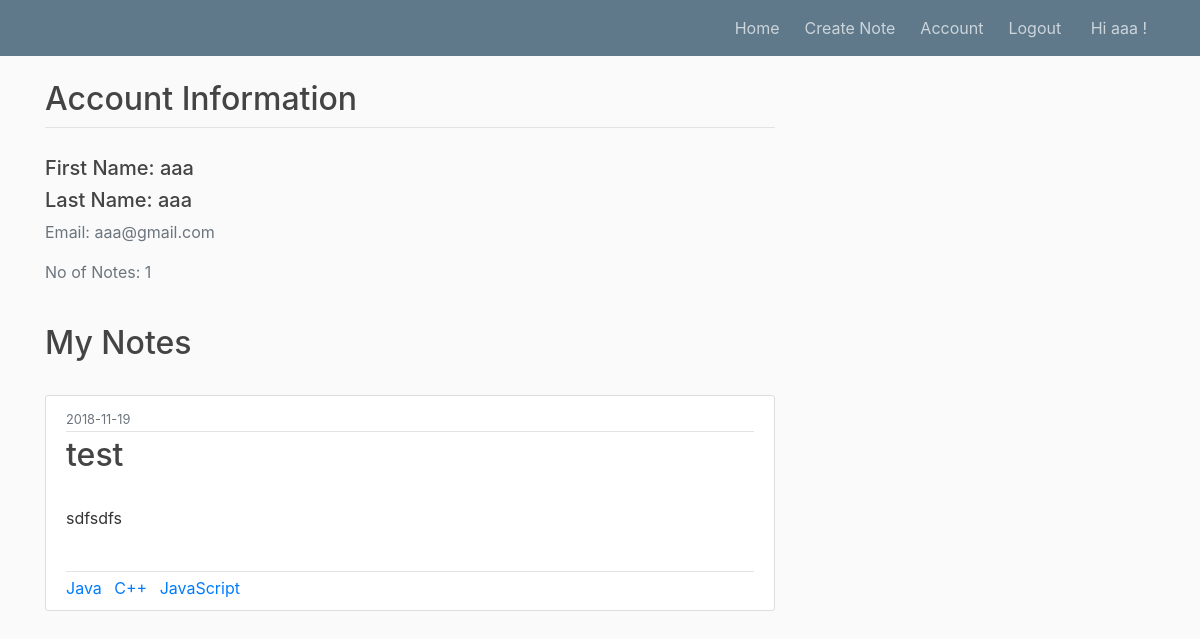
Page /account (signed in) on the earlier database version.
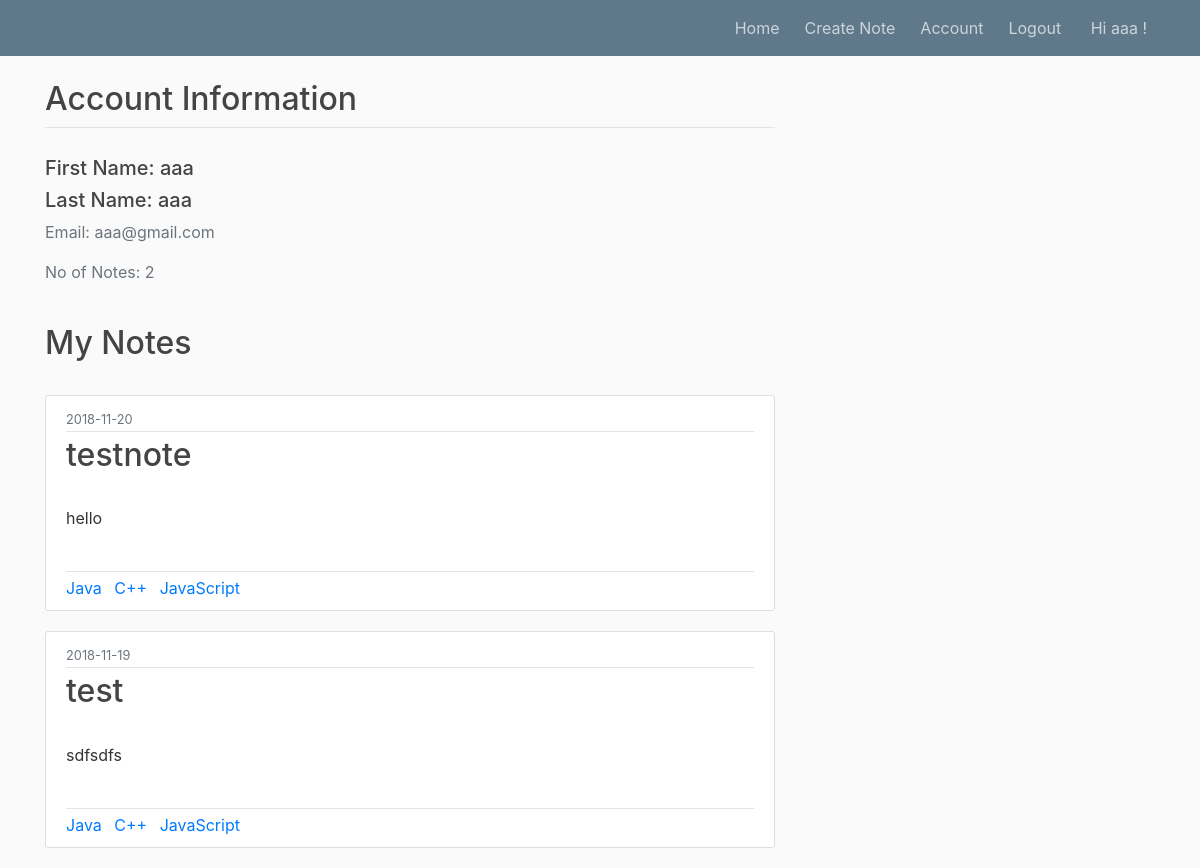
Same page on the later database version.
### flaskblog/models.py (models this page shows, shortened)
class Note(db.Model):
    id = db.Column(db.Integer, primary_key=True)
    title = db.Column(db.String(100), nullable=False)
    date_created = db.Column(db.DateTime, nullable=False, default=datetime.utcnow)
    content = db.Column(db.Text, nullable=False)
    user_id = db.Column(db.Integer, db.ForeignKey('user.id'), nullable=False)

class Tag(db.Model):
    id = db.Column(db.Integer, primary_key=True)
    name = db.Column(db.String(100), nullable=False)
    usertags = db.relationship('User', secondary='tagmapper', backref=db.backref('usertags', lazy='dynamic'))
    notetags = db.relationship('Note', secondary='notemapper', backref=db.backref('notetags', lazy='dynamic'))

### flaskblog/routes.py (the view)
@app.route("/account")
@login_required
def account():
    notes = Note.query.order_by(Note.date_created.desc()).filter_by(user_id = current_user.id)
    notecount = Note.query.filter_by(user_id = current_user.id).count()
    return  render_template('account.html', notes = notes, count = notecount)

### flaskblog/models.py (called while the page is built)
@login_manager.user_loader
def load_user(user_id):
    return User.query.get(int(user_id))

### flaskblog/templates/account.html
{% extends "layout.html" %}
{% block content %}
<div class="article-metadata">
  <h2>Account Information</h2>
</div>
<br>
<div class="plugcard">
    <h5>First Name: {{ current_user.firstname }} </h5>
    <h5>Last Name: {{ current_user.lastname }} </h5>
    <p class="text-secondary"> Email: {{ current_user.email }}</p>
    <p class="text-secondary"> No of Notes: {{ count }}</p>
</div>
<br>
<h2>My Notes</h2>
<br>
{% for note in notes %}
    <article class="media content-section">
      <div class="media-body">
        <div class="article-metadata">
          <small class="text-muted">{{ note.date_created.strftime('%Y-%m-%d') }}</small>
        </div>
        <div class="article-metadata">
          <h2><a class="article-title" href="{{ url_for('note', note_id=note.id) }}">{{ note.title }}</a></h2><br>
          <p class="article-content">{{ note.content }}</p><br>
      </div>
      {% for n in note.notetags %}
        <a class="mr-2" href="{{ url_for('tags', tag_id=n.id) }}">{{ n.name }}</a>
      {% endfor %}
      </div>
    </article>
{% endfor %}
{% endblock content %}

Differences in the rows shown:
added Note: date_created "2018-11-20", title "testnote", content "hello", Tag (name "Java"), Tag (name "C++"), Tag (name "JavaScript")
Other differences:
{{ count }}: "1" → "2"
